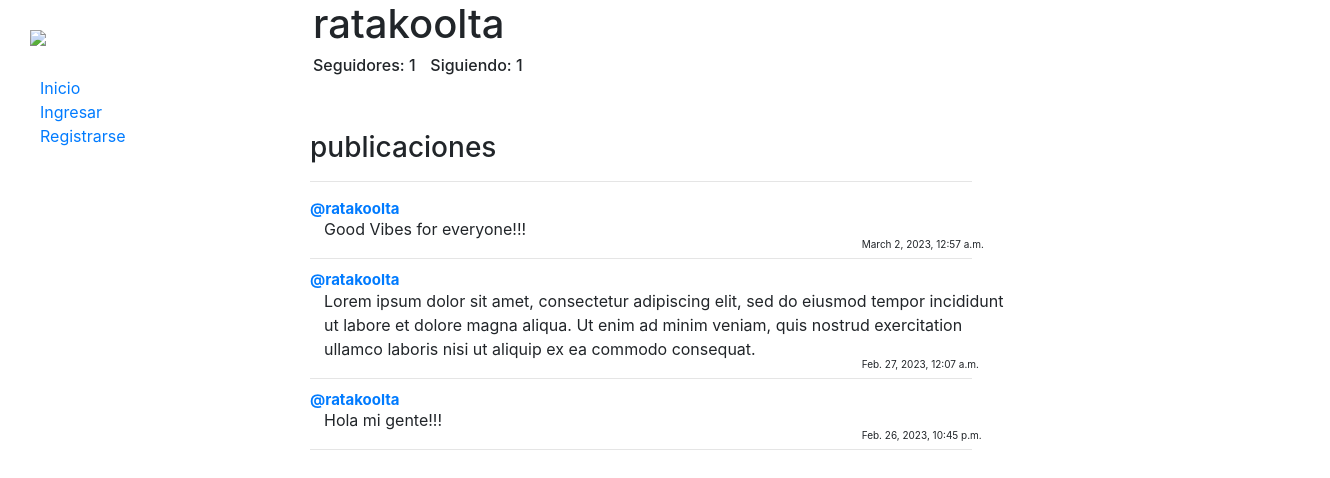
The page /profile/2 on the database its author committed.
### network/models.py (models this page shows, shortened)
class User(AbstractUser):
    pass

class Post(models.Model):
    user = models.ForeignKey(User, on_delete=models.CASCADE, related_name="autor")
    post = models.CharField(max_length=140)
    date = models.DateTimeField(auto_now_add=True)

### network/views.py (the view)
# urls.py: path("profile/<int:user_id>", views.profile, name="profile"),
def profile(request, user_id):
    user = User.objects.get(pk=user_id)
    inicio = Post.objects.filter(user=user).order_by("id").reverse()
    follower = Follow.objects.filter(user=user)
    followed = Follow.objects.filter(followed=user)
    try:
        checkfollow = followed.filter(user=User.objects.get(pk=request.user.id))
        if len(checkfollow) != 0:
            isFollowing = False
        else:
            isFollowing = True
    except:
        isFollowing = False
    paginator = Paginator(inicio, 10)
    paginas = request.GET.get('page')
    publicaciones = paginator.get_page(paginas)
    return render(request, "network/profile.html", {
        "inicio": inicio,
        "publicaciones": publicaciones,
        "username": user.username,
        "follower": follower,
        "followed": followed,
        "isFollowing": isFollowing,
        "user_profile": user
    })

### network/templates/network/profile.html (shortened to what this page needs)
{% extends "network/layout.html" %}
{% load static %}
{% block body %}
    <div class="row d-flex" style="margin-left: 3px;">
        <h1>{{ username }}</h1>
    </div>
    <div class="row d-flex" style="margin-left: 3px;">
    <h6>Seguidores: {{ followed.count }}</h6><h6 style="color: white;">__</h6><h6>Siguiendo: {{ follower.count }}</h6>
    </div>
    <br><br>
    <h3>publicaciones</h3>
    <hr>
    <div class="inicio">
        {% for post in publicaciones %}
            <div>
                <p id="usuario"><a href="{% url 'profile' user_id=post.user.id %}">@{{ post.user }}</a></p>
                <p id="post"> {{ post.post }}</p>
                <p id="fecha">{{ post.date }}</p>
                <hr style="margin-bottom: 10px;">
            </div>
            {% endfor %}
    </div>
{% endblock %}

### network/static/network/styles.css (style rules this page uses)
hr { width: 60%; margin-left: 0%; }
#usuario { font-weight: bold; margin-bottom: -3px; font-size: 15px; }
#post { margin-left: 14px; width: 690px; }
#fecha { font-size: 10px; margin-left: 50%; margin-top: -20px; margin-bottom: -10px; }
body { overflow-x: hidden; }

### rows shown on the page
User: username "ratakoolta"
Post: user "ratakoolta", post "Good Vibes for everyone!!!", date "March 2, 2023, 12:57 a.m."
Post: user "ratakoolta", post "Lorem ipsum dolor sit amet, consectetur adipiscing elit, sed do eiusmod tempor incididunt ut labore et dolore magna aliqua. Ut enim ad minim veniam, quis nostrud exercitation ullamco laboris nisi ut aliquip ex ea commodo consequat.", date "Feb. 27, 2023, 12:07 a.m."
Post: user "ratakoolta", post "Hola mi gente!!!", date "Feb. 26, 2023, 10:45 p.m."

### other values the page prints
{{ followed.count }} "1"
{{ follower.count }} "1"
